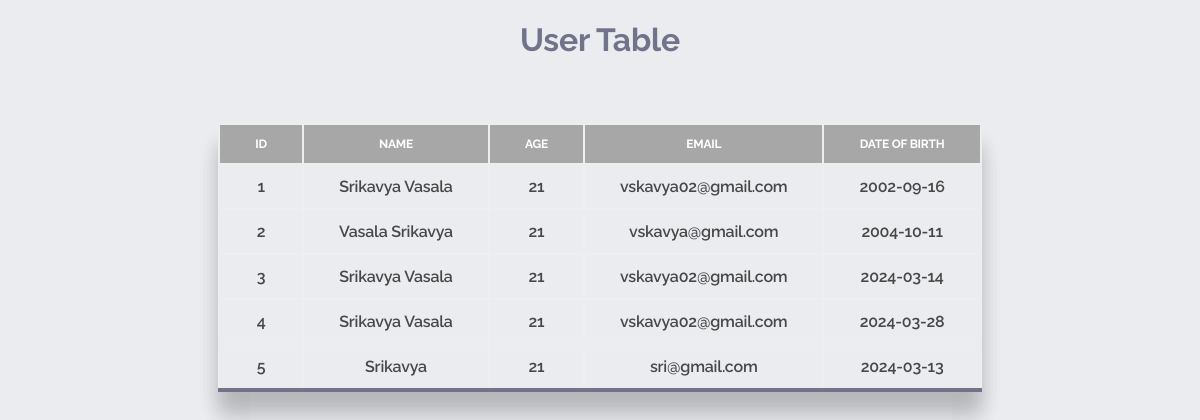
Screenshot of /users with the database file from the repository.
### tables this page shows
CREATE TABLE users
                 (id INTEGER PRIMARY KEY AUTOINCREMENT,
                 name TEXT NOT NULL,
                 age INTEGER NOT NULL,
                 email TEXT NOT NULL,
                 dob DATE NOT NULL);

### app.py (the view)
@app.route('/users', methods=['GET'])
def display_users():
    conn = sqlite3.connect('data_users.db')
    c = conn.cursor()
    c.execute("SELECT * FROM users")
    users = c.fetchall()
    conn.close()
    return render_template('user_table.html', users=users)

### templates/user_table.html (shortened to what this page needs)
<!DOCTYPE html>
<html>
<head>
    <link rel="stylesheet" type="text/css" href="{{ url_for('static', filename='style.css') }}">
</head>
<body>
    <h1>User Table</h1>
    <table>
        <tr>
            <th>ID</th>
            <th>Name</th>
            <th>Age</th>
            <th>Email</th>
            <th>Date of Birth</th>
        </tr>
        {% for user in users %}
        <tr>
            <td>{{ user[0] }}</td>
            <td>{{ user[1] }}</td>
            <td>{{ user[2] }}</td>
            <td>{{ user[3] }}</td>
            <td>{{ user[4] }}</td>
        </tr>
        {% endfor %}
    </table>
</body>
</html>

### static/style.css (style rules this page uses)
body, html { font-family: "Raleway", sans-serif; background-color: #EBECF0; font-weight: bold; }
h1 { text-align: center; color: #71738b; animation: fadeOut 2s forwards; }
body, p, input, select, textarea, button { text-align: center; font-family: "Raleway", sans-serif; letter-spacing: -0.2px; font-weight: bold; font-size: 16px; }
table { font-family: "Raleway", sans-serif; margin: 65px auto; font-weight: 600; border-collapse: collapse; border: 1px solid #eee; border-bottom: 4px solid #71738b; box-shadow: 0px 20px 20px rgba(0, 0, 0, 0.1), 0px 20px 20px rgba(0, 0, 0, 0.05), 0px 20px 20px rgba(0, 0, 0, 0.05), 0px 30px 20px rgba(0, 0, 0, 0.05); }
table th, table td { color: rgb(71, 71, 71); border: 2px solid #eee; padding: 12px 35px; border-collapse: collapse; }
table th { background: #a7a7a7; color: #fff; text-transform: uppercase; font-size: 12px; }

### rows the page displays
users: id "1", name "Srikavya Vasala", age "21", email "vskavya02@gmail.com", dob "2002-09-16"
users: id "2", name "Vasala Srikavya", age "21", email "vskavya@gmail.com", dob "2004-10-11"
users: id "3", name "Srikavya Vasala", age "21", email "vskavya02@gmail.com", dob "2024-03-14"
users: id "4", name "Srikavya Vasala", age "21", email "vskavya02@gmail.com", dob "2024-03-28"
users: id "5", name "Srikavya", age "21", email "sri@gmail.com", dob "2024-03-13"
